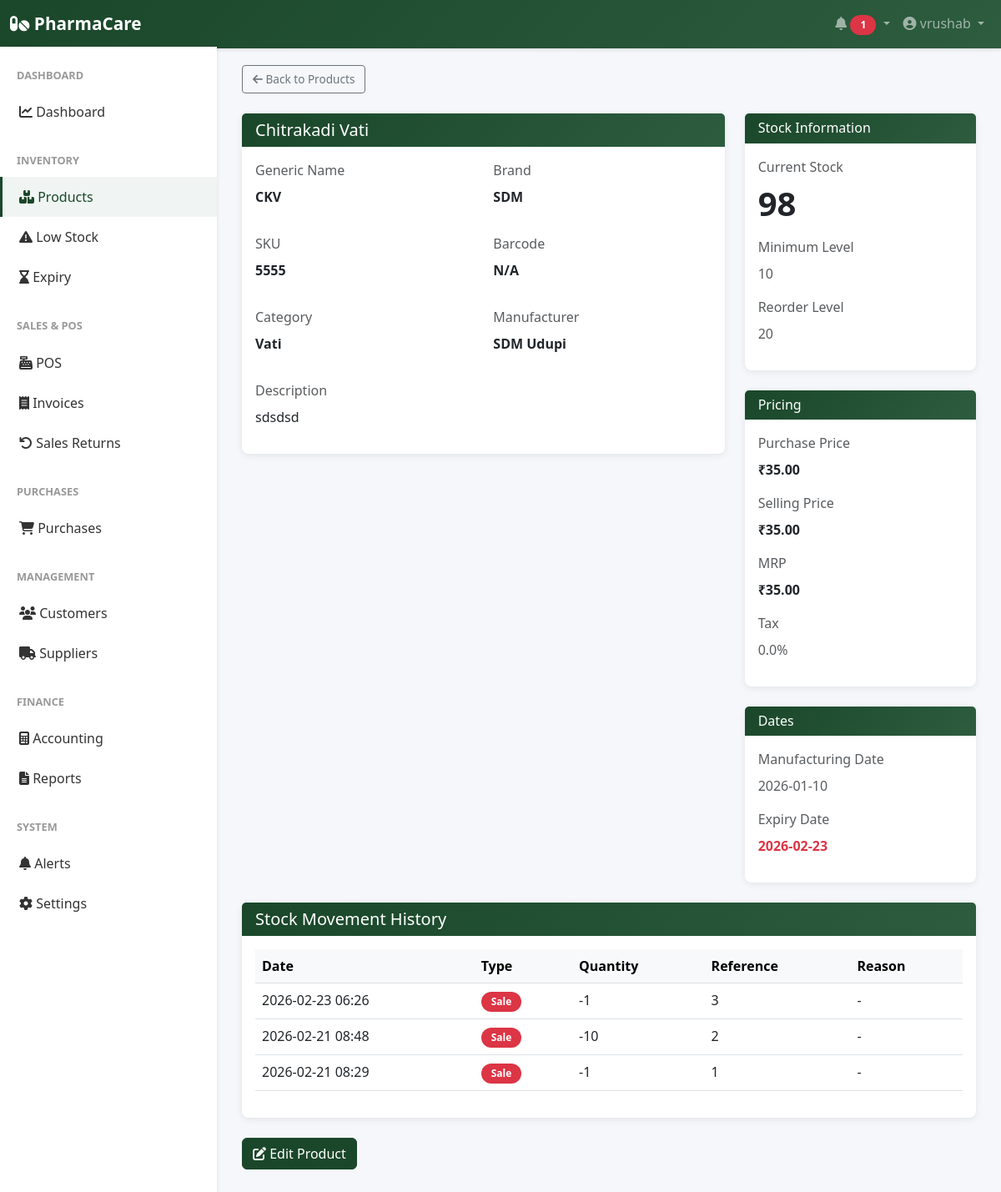
The app's page /inventory/products/1 (signed in) with its own data.
### app/models.py (models this page shows, shortened)
class User(UserMixin, db.Model):
    __tablename__ = 'user'
    id = db.Column(db.Integer, primary_key=True)
    company_id = db.Column(db.Integer, db.ForeignKey('company.id'), nullable=False, unique=True)
    username = db.Column(db.String(255), unique=True, nullable=False)
    password_hash = db.Column(db.String(255), nullable=False)
    is_active = db.Column(db.Boolean, default=True)
    last_login = db.Column(db.DateTime)
    created_date = db.Column(db.DateTime, default=datetime.utcnow)
    updated_date = db.Column(db.DateTime, default=datetime.utcnow, onupdate=datetime.utcnow)
    company = db.relationship('Company', back_populates='user')

class Product(db.Model):
    __tablename__ = 'product'
    id = db.Column(db.Integer, primary_key=True)
    company_id = db.Column(db.Integer, db.ForeignKey('company.id'), nullable=False)
    product_name = db.Column(db.String(255), nullable=False)
    generic_name = db.Column(db.String(255))
    brand = db.Column(db.String(255))
    category = db.Column(db.String(100), nullable=False)
    manufacturer = db.Column(db.String(255))
    batch_number = db.Column(db.String(100))
    barcode = db.Column(db.String(100), unique=True)
    sku = db.Column(db.String(100), unique=True, nullable=False)
    purchase_price = db.Column(db.Float, nullable=False)
    selling_price = db.Column(db.Float, nullable=False)
    mrp = db.Column(db.Float, nullable=False)
    tax_percentage = db.Column(db.Float, default=0)
    manufacturing_date = db.Column(db.DateTime)
    expiry_date = db.Column(db.DateTime)
    quantity = db.Column(db.Integer, default=0)
    minimum_stock_level = db.Column(db.Integer, default=10)
    reorder_level = db.Column(db.Integer, default=20)
    prescription_required = db.Column(db.Boolean, default=False)
    description = db.Column(db.Text)
    image_path = db.Column(db.String(500))
    created_date = db.Column(db.DateTime, default=datetime.utcnow)
    updated_date = db.Column(db.DateTime, default=datetime.utcnow, onupdate=datetime.utcnow)
    is_active = db.Column(db.Boolean, default=True)
    company = db.relationship('Company', back_populates='products')
    stock_movements = db.relationship('StockMovement', back_populates='product', cascade='all, delete-orphan')
    sale_items = db.relationship('SaleItem', back_populates='product', cascade='all, delete-orphan')
    purchase_items = db.relationship('PurchaseItem', back_populates='product', cascade='all, delete-orphan')
    category_id = db.Column(db.Integer, db.ForeignKey('category.id'))
    unit_id = db.Column(db.Integer, db.ForeignKey('unit.id'))
    category_rel = db.relationship('Category', back_populates='products')
    unit_rel = db.relationship('Unit', back_populates='products')

class StockMovement(db.Model):
    __tablename__ = 'stock_movement'
    id = db.Column(db.Integer, primary_key=True)
    product_id = db.Column(db.Integer, db.ForeignKey('product.id'), nullable=False)
    movement_type = db.Column(db.String(50), nullable=False)  # 'purchase', 'sale', 'adjustment', 'return'
    quantity = db.Column(db.Integer, nullable=False)
    batch_number = db.Column(db.String(100))
    reference_id = db.Column(db.Integer)  # sale_id or purchase_id
    reason = db.Column(db.String(255))  # For adjustments
    created_date = db.Column(db.DateTime, default=datetime.utcnow)
    product = db.relationship('Product', back_populates='stock_movements')

### app/routes/inventory.py (the view)
@inventory_bp.route('/products/<int:product_id>')
@login_required
def product_detail(product_id):
    product = Product.query.get(product_id)
    if not product or product.company_id != current_user.company_id:
        flash('Product not found.', 'danger')
        return redirect(url_for('inventory.products_list'))
    movements = StockMovement.query.filter_by(product_id=product_id).order_by(
        StockMovement.created_date.desc()
    ).limit(20).all()
    try:
        if getattr(product, 'expiry_date', None):
            product.expiry_date_date = product.expiry_date.date() if hasattr(product.expiry_date, 'date') else product.expiry_date
        else:
            product.expiry_date_date = None
    except Exception:
        product.expiry_date_date = None
    return render_template('inventory/product_detail.html', product=product, movements=movements, now=datetime.utcnow().date())

### app/templates/inventory/product_detail.html (shortened to what this page needs)
{% extends "base.html" %}
{% block content %}
<div class="mb-4">
    <a href="{{ url_for('inventory.products_list') }}" class="btn btn-sm btn-outline-secondary">
        <i class="fas fa-arrow-left"></i> Back to Products
    </a>
</div>
<div class="row">
    <div class="col-lg-8">
        <div class="card mb-4">
            <div class="card-header">
                <h5 class="mb-0">{{ product.product_name }}</h5>
            </div>
            <div class="card-body">
                <div class="row mb-3">
                    <div class="col-md-6">
                        <label class="form-label text-muted">Generic Name</label>
                        <p class="fw-bold">{{ product.generic_name or 'N/A' }}</p>
                    </div>
                    <div class="col-md-6">
                        <label class="form-label text-muted">Brand</label>
                        <p class="fw-bold">{{ product.brand or 'N/A' }}</p>
                    </div>
                </div>
                <div class="row mb-3">
                    <div class="col-md-6">
                        <label class="form-label text-muted">SKU</label>
                        <p class="fw-bold">{{ product.sku }}</p>
                    </div>
                    <div class="col-md-6">
                        <label class="form-label text-muted">Barcode</label>
                        <p class="fw-bold">{{ product.barcode or 'N/A' }}</p>
                    </div>
                </div>
                <div class="row mb-3">
                    <div class="col-md-6">
                        <label class="form-label text-muted">Category</label>
                        <p class="fw-bold">{{ product.category }}</p>
                    </div>
                    <div class="col-md-6">
                        <label class="form-label text-muted">Manufacturer</label>
                        <p class="fw-bold">{{ product.manufacturer or 'N/A' }}</p>
                    </div>
                </div>
                {% if product.description %}
                <div class="mb-3">
                    <label class="form-label text-muted">Description</label>
                    <p>{{ product.description }}</p>
                </div>
                {% endif %}
            </div>
        </div>
    </div>
    <div class="col-lg-4">
        <div class="card mb-4">
            <div class="card-header">
                <h6 class="mb-0">Stock Information</h6>
            </div>
            <div class="card-body">
                <div class="mb-3">
                    <label class="form-label text-muted">Current Stock</label>
                    <p class="fw-bold display-6">{{ product.quantity }}</p>
                </div>
                <div class="mb-3">
                    <label class="form-label text-muted">Minimum Level</label>
                    <p class="text-muted">{{ product.minimum_stock_level }}</p>
                </div>
                <div class="mb-3">
                    <label class="form-label text-muted">Reorder Level</label>
                    <p class="text-muted">{{ product.reorder_level }}</p>
                </div>
            </div>
        </div>
        <div class="card mb-4">
            <div class="card-header">
                <h6 class="mb-0">Pricing</h6>
            </div>
            <div class="card-body">
                <div class="mb-3">
                    <label class="form-label text-muted">Purchase Price</label>
                    <p class="fw-bold">₹{{ "%.2f"|format(product.purchase_price) }}</p>
                </div>
                <div class="mb-3">
                    <label class="form-label text-muted">Selling Price</label>
                    <p class="fw-bold">₹{{ "%.2f"|format(product.selling_price) }}</p>
                </div>
                <div class="mb-3">
                    <label class="form-label text-muted">MRP</label>
                    <p class="fw-bold">₹{{ "%.2f"|format(product.mrp) }}</p>
                </div>
                <div class="mb-3">
                    <label class="form-label text-muted">Tax</label>
                    <p class="text-muted">{{ product.tax_percentage }}%</p>
                </div>
            </div>
        </div>
        <div class="card">
            <div class="card-header">
                <h6 class="mb-0">Dates</h6>
            </div>
            <div class="card-body">
                {% if product.manufacturing_date %}
                <div class="mb-2">
                    <label class="form-label text-muted">Manufacturing Date</label>
                    <p class="text-muted">{{ product.manufacturing_date.strftime('%Y-%m-%d') }}</p>
                </div>
                {% endif %}
                {% if product.expiry_date_date %}
                <div class="mb-2">
                    <label class="form-label text-muted">Expiry Date</label>
                    <p class="fw-bold {% if product.expiry_date_date < now %}text-danger{% else %}text-success{% endif %}">
                        {{ product.expiry_date_date.strftime('%Y-%m-%d') }}
                    </p>
                </div>
                {% endif %}
            </div>
        </div>
    </div>
</div>
{% if movements %}
<div class="card mt-4">
    <div class="card-header">
        <h5 class="mb-0">Stock Movement History</h5>
    </div>
    <div class="card-body">
        <div class="table-responsive">
            <table class="table table-hover">
                <thead class="table-light">
                    <tr>
                        <th>Date</th>
                        <th>Type</th>
                        <th>Quantity</th>
                        <th>Reference</th>
                        <th>Reason</th>
                    </tr>
                </thead>
                <tbody>
                    {% for movement in movements %}
                    <tr>
                        <td>{{ movement.created_date.strftime('%Y-%m-%d %H:%M') if movement.created_date else '' }}</td>
                        <td>
                            <span class="badge {% if movement.movement_type == 'sale' %}bg-danger{% elif movement.movement_type == 'purchase' %}bg-success{% elif movement.movement_type == 'return' %}bg-warning{% else %}bg-info{% endif %}">
                                {{ movement.movement_type.capitalize() }}
                            </span>
                        </td>
                        <td>{{ movement.quantity }}</td>
                        <td>{{ movement.reference_id or '-' }}</td>
                        <td>{{ movement.reason or '-' }}</td>
                    </tr>
                    {% endfor %}
                </tbody>
            </table>
        </div>
    </div>
</div>
{% endif %}
<div class="mt-4">
    <a href="{{ url_for('inventory.edit_product', product_id=product.id) }}" class="btn btn-primary">
        <i class="fas fa-edit"></i> Edit Product
    </a>
</div>
{% endblock %}

### app/templates/base.html (shortened to what this page needs)
<!DOCTYPE html>
<html lang="en">
<head>
    <link href="https://cdn.jsdelivr.net/npm/bootstrap@5.3.0/dist/css/bootstrap.min.css" rel="stylesheet">
    <link rel="stylesheet" href="https://cdnjs.cloudflare.com/ajax/libs/font-awesome/6.4.0/css/all.min.css">
</head>
<body>
    <nav class="navbar navbar-expand-lg navbar-dark">
        <div class="container-fluid">
            <a class="navbar-brand" href="{{ url_for('dashboard.dashboard') }}">
                <i class="fas fa-pills"></i> PharmaCare
            </a>
            <div class="collapse navbar-collapse" id="navbarNav">
                <ul class="navbar-nav ms-auto">
                    {% if current_user.is_authenticated %}
                    <li class="nav-item dropdown">
                        <a class="nav-link dropdown-toggle" href="#" id="alertsDropdown" role="button" data-bs-toggle="dropdown">
                            <i class="fas fa-bell"></i>
                            <span id="alert-badge" class="badge bg-danger" style="display:none;">0</span>
                        </a>
                    </li>
                    <li class="nav-item dropdown">
                        <a class="nav-link dropdown-toggle" href="#" id="userDropdown" role="button" data-bs-toggle="dropdown">
                            <i class="fas fa-user-circle"></i> {{ current_user.username }}
                        </a>
                    </li>
                    {% endif %}
                </ul>
            </div>
        </div>
    </nav>
    {% if current_user.is_authenticated %}
    <div class="sidebar">
        <nav class="nav flex-column">
            <div class="nav-section-title">Dashboard</div>
            <a class="nav-link {% if request.endpoint == 'dashboard.dashboard' %}active{% endif %}" href="{{ url_for('dashboard.dashboard') }}">
                <i class="fas fa-chart-line"></i> Dashboard
            </a>
            <div class="nav-section-title">Inventory</div>
            <a class="nav-link {% if 'inventory' in request.path %}active{% endif %}" href="{{ url_for('inventory.products_list') }}">
                <i class="fas fa-boxes"></i> Products
            </a>
            <a class="nav-link {% if request.endpoint == 'inventory.low_stock_report' %}active{% endif %}" href="{{ url_for('inventory.low_stock_report') }}">
                <i class="fas fa-exclamation-triangle"></i> Low Stock
            </a>
            <a class="nav-link {% if request.endpoint == 'inventory.expiry_report' %}active{% endif %}" href="{{ url_for('inventory.expiry_report') }}">
                <i class="fas fa-hourglass-end"></i> Expiry
            </a>
            <div class="nav-section-title">Sales & POS</div>
            <a class="nav-link {% if request.endpoint == 'sales.pos' %}active{% endif %}" href="{{ url_for('sales.pos') }}">
                <i class="fas fa-cash-register"></i> POS
            </a>
            <a class="nav-link {% if 'invoices' in request.path %}active{% endif %}" href="{{ url_for('sales.invoices_list') }}">
                <i class="fas fa-receipt"></i> Invoices
            </a>
            <a class="nav-link {% if request.endpoint == 'sales.sales_returns_list' %}active{% endif %}" href="{{ url_for('sales.sales_returns_list') }}">
                <i class="fas fa-undo"></i> Sales Returns
            </a>
            <div class="nav-section-title">Purchases</div>
            <a class="nav-link {% if 'purchases' in request.path %}active{% endif %}" href="{{ url_for('purchases.purchases_list') }}">
                <i class="fas fa-shopping-cart"></i> Purchases
            </a>
            <div class="nav-section-title">Management</div>
            <a class="nav-link {% if 'customers' in request.path %}active{% endif %}" href="{{ url_for('customers.customers_list') }}">
                <i class="fas fa-users"></i> Customers
            </a>
            <a class="nav-link {% if 'suppliers' in request.path %}active{% endif %}" href="{{ url_for('suppliers.suppliers_list') }}">
                <i class="fas fa-truck"></i> Suppliers
            </a>
            <div class="nav-section-title">Finance</div>
            <a class="nav-link {% if 'accounting' in request.path %}active{% endif %}" href="{{ url_for('accounting.accounting_dashboard') }}">
                <i class="fas fa-calculator"></i> Accounting
            </a>
            <a class="nav-link {% if 'reports' in request.path %}active{% endif %}" href="{{ url_for('reports.reports_home') }}">
                <i class="fas fa-file-alt"></i> Reports
            </a>
            <div class="nav-section-title">System</div>
            <a class="nav-link {% if request.endpoint == 'alerts.alerts' %}active{% endif %}" href="{{ url_for('alerts.alerts') }}">
                <i class="fas fa-bell"></i> Alerts
            </a>
            <a class="nav-link" href="{{ url_for('auth.profile') }}">
                <i class="fas fa-cog"></i> Settings
            </a>
        </nav>
    </div>
    {% endif %}
    <div class="{% if current_user.is_authenticated %}main-content{% else %}container mt-5{% endif %}">
        {% block content %}{% endblock %}
    </div>
</body>
</html>

### records on screen
User: username "vrushab"
Product: product_name "Chitrakadi Vati", generic_name "CKV", brand "SDM", sku "5555", barcode "N/A", category "Vati", manufacturer "SDM Udupi", description "sdsdsd", quantity "98", minimum_stock_level "10", reorder_level "20", purchase_price "35.00", selling_price "35.00", mrp "35.00", tax_percentage "0.0", manufacturing_date "2026-01-10"
StockMovement: created_date "2026-02-23 06:26", movement_type "Sale", quantity "-1", reference "3", reason "-"
StockMovement: created_date "2026-02-21 08:48", movement_type "Sale", quantity "-10", reference "2", reason "-"
StockMovement: created_date "2026-02-21 08:29", movement_type "Sale", quantity "-1", reference "1", reason "-"

### other values on screen
{{ product.expiry_date_date.strftime('%Y-%m-%d') }} "2026-02-23"
